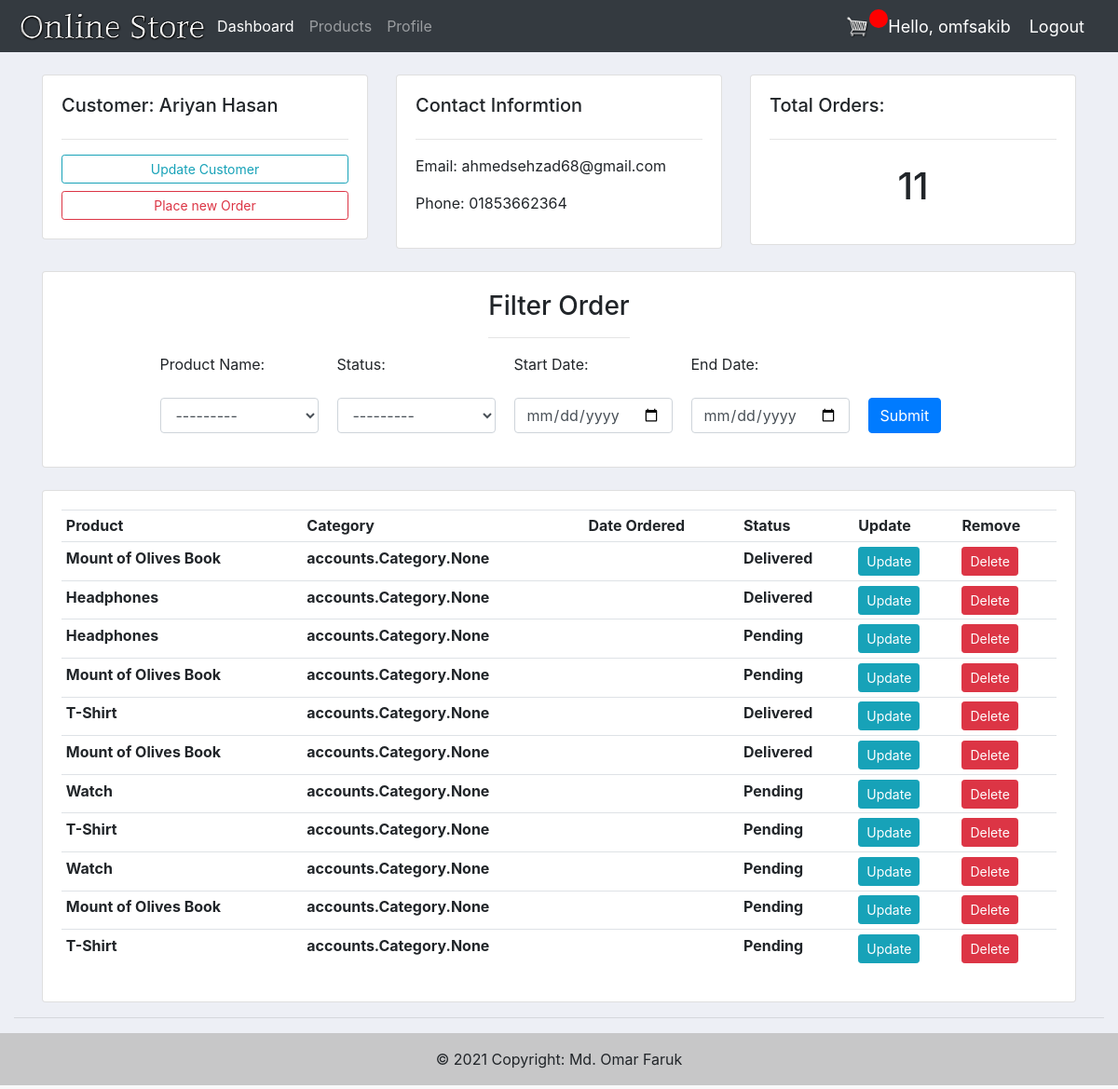
Page /customer/4/ (signed in) on the earlier database version.
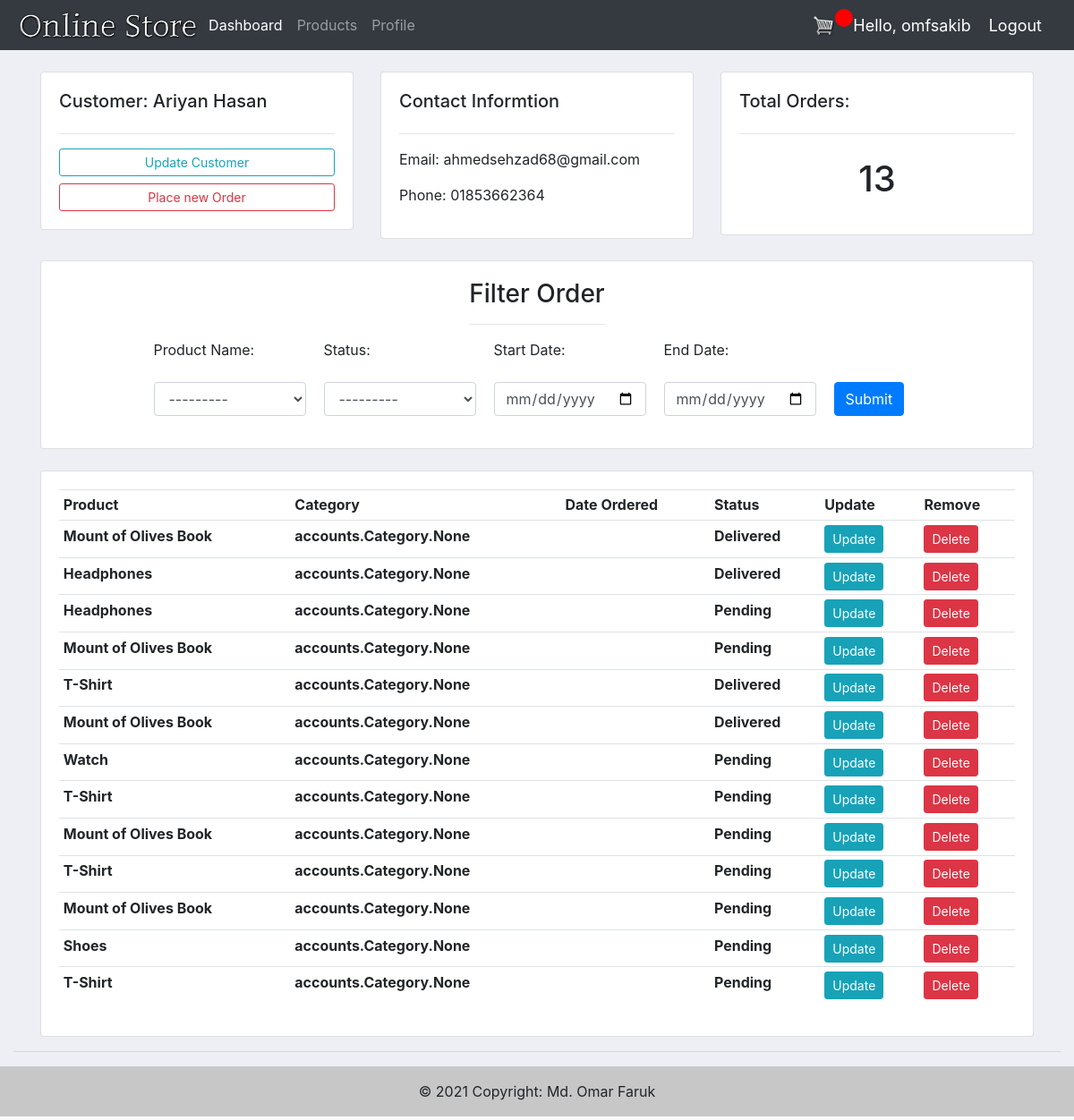
Same page on the later database version.
### accounts/models.py (models this page shows, shortened)
class Customer(models.Model):
    user = models.OneToOneField(User, null = True,blank=True ,on_delete=models.CASCADE)
    phone = models.CharField(max_length=200, null=True )
    profile_pic = models.ImageField(default="profile.png",null = True,blank = True)
    date_created = models.DateTimeField(auto_now_add=True, null=True)

class Product(models.Model):
    name = models.CharField(max_length=200, null=True)
    price = models.FloatField(null=True)
    category = models.ManyToManyField(Category)
    description = models.CharField(max_length=200, null=True,blank=True)
    date_created = models.DateTimeField(auto_now_add=True, null=True)
    tags = models.ManyToManyField(Tag)
    digital = models.BooleanField(default=False, null=True, blank=False)
    img = models.ImageField(default="product-pic.jpg",null = True,blank = True)
    def __str__(self):
        return self.name

### ecommerce_web/models.py (models this page shows, shortened)
class OrderItem(models.Model):
    STATUS = (
        ('Pending','Pending'),
        ('Out for delivery', 'Out for delivery'),
        ('Delivered','Delivered')
    )
    customer = models.ForeignKey(Customer, null=True, on_delete= models.SET_NULL)
    product = models.ForeignKey(Product, on_delete=models.SET_NULL, blank=True, null=True)
    order = models.ForeignKey(Order, on_delete=models.SET_NULL, blank=True, null=True)
    quantity = models.IntegerField(default=0,null=True,blank=True)
    date_added = models.DateTimeField(auto_now_add=True)
    status = models.CharField(default="Pending",max_length=200,blank=True, null=True,choices=STATUS)

### accounts/decorators.py (the view)
        def wrapper_func(request, *args, **kwargs):
            group = None
            if request.user.groups.exists():
                group = request.user.groups.all()[0].name
            if group in allowed_roles:
                return view_func(request, *args, **kwargs)
            else:
                return HttpResponse('You are not authorized to this page')

### accounts/views.py (called while the page is built)
@login_required(login_url='login')
@allowed_users(allowed_roles=['shopowner'])
def customers(request, pk):
    customer = Customer.objects.get(id=pk)
    orders = customer.orderitem_set.all()
    order_count = orders.count()
    myFilter = OrderFilter(request.GET,queryset=orders)
    orders = myFilter.qs
    context = {'customer':customer,'orders':orders,'order_count':order_count,'myFilter':myFilter}
    return render(request,'accounts/customer.html',context)

### accounts/templates/accounts/customer.html (shortened to what this page needs)
{% extends 'accounts/main.html' %}
{% load static %}
{% load widget_tweaks %}
{% block content %}
    <br>
    <div class="container">
    <div class="row">
        <div class="col-md">
            <div class="card card-body">
                <h5>Customer: {{ customer.user.first_name }} {{ customer.user.last_name }}</h5>
                <hr>
                <a href="" class="btn btn-outline-info btn-sm btn-block">Update Customer</a>
                <a href="{% url 'create_order' customer.id %}" class="btn btn-outline-danger btn-sm btn-block">Place new Order</a>
            </div>
        </div>
        <div class="col-md">
            <div class="card card-body">
                <h5>Contact Informtion</h5>
                <hr>
                <p>Email: {{ customer.user.email }}</p>
                <p>Phone: {{ customer.phone }}</p>
            </div>
        </div>
        <div class="col-md">
            <div class="card card-body">
                <h5>Total Orders:</h5>
                <hr>
                <h1 style="text-align: center;padding: 10px;">{{ order_count }}</h1>
            </div>
        </div>
    </div>
    <br>
    <div class="row">
        <div class="col">
            <div class="card card-body" style="align-items: center;">
                <div class="text-center">
                    <h3>Filter Order</h3>
                    <hr>
                </div>
                <form method="get">
                    <p class="filter-form">Product Name: <br><br> {{ myFilter.form.product|add_class:'form-control' }}</p>
                    <p class="filter-form">Status: <br><br>{{ myFilter.form.status|add_class:'form-control' }}</p>
                    <p class="filter-form">Start Date: <br><br><input class="form-control" type="date" name="start_date" id="id_start_date"></p>
                    <p class="filter-form">End Date: <br><br><input class="form-control" type="date" name="end_date" id="id_end_date"></p>
                    <p class="filter-form"><br><br><input class="btn btn-primary"  type="submit" name="Search" ></p>
                </form>
            </div>
        </div>
    </div>
    <br>
    <div class="row">
        <div class="col-md">
            <div class="card card-body">
                <table class="table table-sm">
                    <tr>
                        <th>Product</th>
                        <th>Category</th>
                        <th>Date Ordered</th>
                        <th>Status</th>
                        <th>Update</th>
                        <th>Remove</th>
                    </tr>
                    {% for order in orders %}
                    <tr>
                        <th>{{order.product}}</th>
                        <th>{{order.product.category}}</th>
                        <th>{{order.date_created}}</th>
                        <th>{{order.status}}</th>
                        <td><a class="btn btn-sm btn-info" href="{% url 'update_order' order.id %}">Update</a></td>
                        <td><a class="btn btn-sm btn-danger" href="{% url 'delete_order' order.id %}">Delete</a></td>
                    </tr>
                    {% endfor %}
                </table>
            </div>
        </div>
    </div>
</div>
{% endblock %}

### accounts/templates/accounts/main.html (shortened to what this page needs)
{% load static %}
<!DOCTYPE html>
<html lang="en">
<head>
    <link rel="stylesheet" href="https://stackpath.bootstrapcdn.com/bootstrap/4.4.1/css/bootstrap.min.css">
    <link rel="stylesheet" type="text/css" href="{% static '/css/main.css' %}">
    <link rel="stylesheet" href="https://maxcdn.bootstrapcdn.com/font-awesome/4.4.0/css/font-awesome.min.css">
</head>
<body>
    {% include 'accounts/navbar.html' %}
<div class="container-fluid">
    {% block content %}
    {% endblock %}
    <hr>
</div>
    <footer id="footer" class="bg-light text-center text-lg-start">
        <div class="text-center p-3" style="background-color: rgba(0, 0, 0, 0.2);">
          © 2021 Copyright: Md. Omar Faruk
        </div>
      </footer>
</body>
</html>

### accounts/templates/accounts/navbar.html (shortened to what this page needs)
{% load static %}
<nav class="navbar navbar-expand-lg navbar-dark bg-dark">
    <img src="{% static 'images/logo.png'%}" alt="" height="40px">
    <div class="collapse navbar-collapse" id="navbarNav">
      <ul class="navbar-nav">
        {% if request.user.is_staff %}
        <li class="nav-item active">
          <a class="nav-link" href="{% url 'home' %}">Dashboard</a>
        </li>
        <li class="nav-item">
          <a class="nav-link" href="{% url 'products' %}">Products</a>
        </li>
        <li class="nav-item">
          <a class="nav-link" href="{% url 'account' %}">Profile</a>
        </li>
        {% endif %}
      </ul>
    </div>
    <div class="form-inline my-2 my-lg-0">
      <a href="{% url 'cart' %}"><img src="{% static 'images/cart.png' %}" alt="" id="cart-icon"></a>
      <p id="cart-total">{{cartItems}}</p>
    </div>
    <span class="hello-msg">Hello, {{request.user}}</span>
    <span ><a class="hello-msg" href="{% url 'logout' %}">Logout</a></span>
  </nav>

### static/css/main.css (style rules this page uses)
body { background-color: #edeff5; }
#footer { position:relative; bottom:0; width:100%; height:60px; background:#6cf; }

### accounts/templates/accounts/navbar.html (style rules this page uses)
.hello-msg { font-size:18px; color:#fff; margin-right: 20px; }
#cart-icon { width: 25px; display: inline-block; margin-left: 15px; color: azure; }
#cart-total { display: block; text-align: center; color: #fff; background-color: red; width: 20px; height: 20px; border-radius: 50%; font-size: 14px; }

### accounts/templates/accounts/customer.html (style rules this page uses)
.filter-form { width: 170px; float: left; display: inline-block; margin-right: 20px; }
.filter-form:last-child { width: 77px; }

Differences in the rows shown:
removed OrderItem: product "Watch", product.category "accounts.Category.None", status "Pending"
added OrderItem: product "Mount of Olives Book", product.category "accounts.Category.None", status "Pending"
added OrderItem: product "Shoes", product.category "accounts.Category.None", status "Pending"
added OrderItem: product "T-Shirt", product.category "accounts.Category.None", status "Pending"
Other differences:
{{ order_count }}: "11" → "13"
